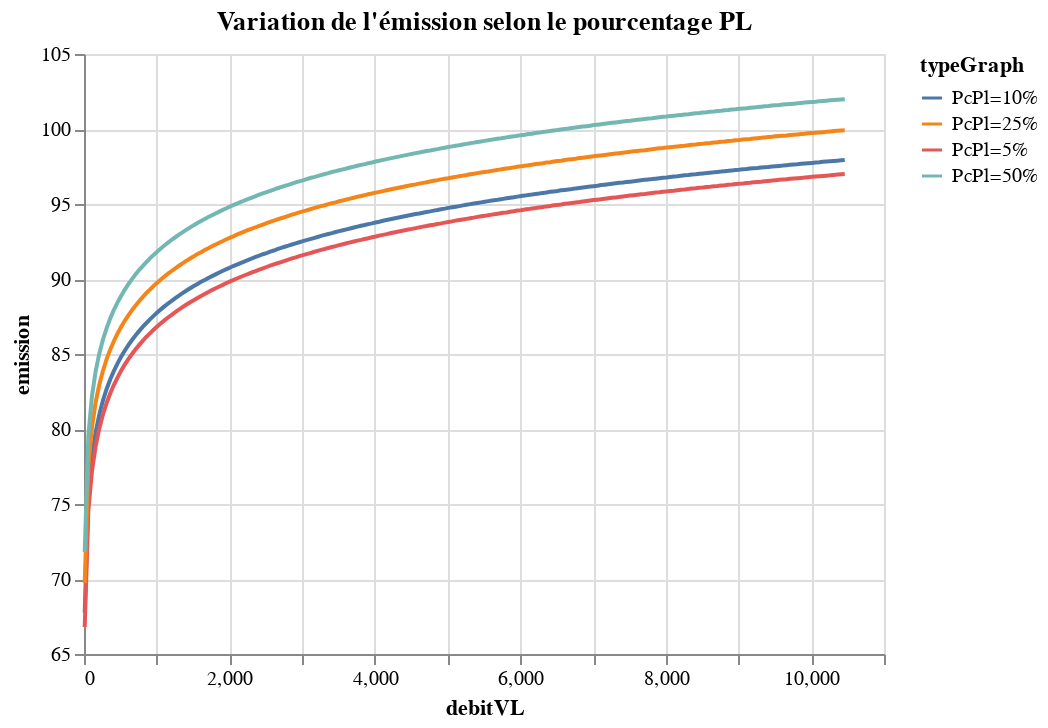

Source (notebook cell):
### Markdown cell above
## DES EXEMPLES POUR LE FUN
Certains sont déjà présents dans la doc de la NMPB08

### Code cell
# impact du nombre de véhicules
listeTrafic = ([(i, i/10, 'PcPl=10%', 90, 80) for i in range(10, 10500, 50)],
               [(i, i/20, 'PcPl=5%', 90, 80) for i in range(10, 10500, 50)],
               [(i, i/4, 'PcPl=25%', 90, 80) for i in range(10, 10500, 50)],
               [(i, i/2, 'PcPl=50%', 90, 80) for i in range(10, 10500, 50)])
dfEmission = pd.concat([pd.DataFrame(listeTrafic[i], columns=['debitVL', 'debitPL', 'typeGraph', 'vitesseVL', 'vitessePL']) for i in range(4)])
dfEmission['emission'] = dfEmission.apply(lambda x: Emission.Route(x.debitVL, x.debitPL, x.vitesseVL, x.vitessePL).lwm, axis=1)
alt.Chart(dfEmission, title="Variation de l'émission selon le pourcentage PL").mark_line().encode(
    x='debitVL',
    y=alt.Y('emission', scale=alt.Scale(zero=False)),
    color='typeGraph')

### Figure 1 — Vega-Lite specification as saved in the notebook (floating-point values rounded to 4 significant figures; data arrays with more than 128 entries replaced by an {"elided": "..."} marker saying what was removed)
{"config": {"view": {"continuousWidth": 400, "continuousHeight": 300}}, "data": {"name": "data-c2d62acc33f81d2a5e882c5c0461eddf"}, "mark": "line", "encoding": {"color": {"field": "typeGraph", "type": "nominal"}, "x": {"field": "debitVL", "type": "quantitative"}, "y": {"field": "emission", "scale": {"zero": false}, "type": "quantitative"}}, "title": "Variation de l'émission selon le pourcentage PL", "$schema": "https://vega.github.io/schema/vega-lite/v4.17.0.json", "datasets": {"data-c2d62acc33f81d2a5e882c5c0461eddf": {"elided": "840 records"}}}
